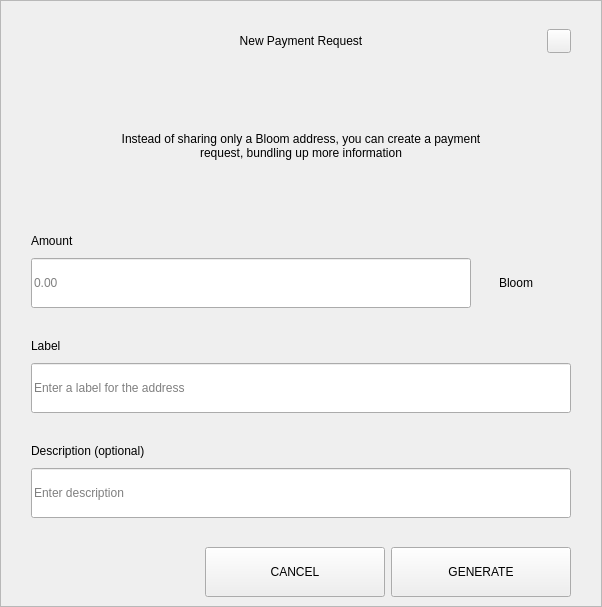
<?xml version="1.0" encoding="UTF-8"?>
<ui version="4.0">
 <class>RequestDialog</class>
 <widget class="QDialog" name="RequestDialog">
  <property name="geometry">
   <rect>
    <x>0</x>
    <y>0</y>
    <width>602</width>
    <height>607</height>
   </rect>
  </property>
  <property name="windowTitle">
   <string>Dialog</string>
  </property>
  <layout class="QVBoxLayout" name="verticalLayout_5">
   <property name="spacing">
    <number>0</number>
   </property>
   <property name="leftMargin">
    <number>0</number>
   </property>
   <property name="topMargin">
    <number>0</number>
   </property>
   <property name="rightMargin">
    <number>0</number>
   </property>
   <property name="bottomMargin">
    <number>0</number>
   </property>
   <item>
    <widget class="QFrame" name="frame">
     <property name="styleSheet">
      <string notr="true"/>
     </property>
     <property name="frameShape">
      <enum>QFrame::StyledPanel</enum>
     </property>
     <property name="frameShadow">
      <enum>QFrame::Raised</enum>
     </property>
     <layout class="QVBoxLayout" name="verticalLayout_4" stretch="1,0,0">
      <property name="spacing">
       <number>0</number>
      </property>
      <property name="leftMargin">
       <number>30</number>
      </property>
      <property name="topMargin">
       <number>20</number>
      </property>
      <property name="rightMargin">
       <number>30</number>
      </property>
      <property name="bottomMargin">
       <number>0</number>
      </property>
      <item>
       <layout class="QHBoxLayout" name="horizontalLayout_3">
        <property name="spacing">
         <number>0</number>
        </property>
        <item>
         <spacer name="horizontalSpacer_21">
          <property name="orientation">
           <enum>Qt::Horizontal</enum>
          </property>
          <property name="sizeHint" stdset="0">
           <size>
            <width>40</width>
            <height>20</height>
           </size>
          </property>
         </spacer>
        </item>
        <item>
         <widget class="QLabel" name="labelTitle">
          <property name="minimumSize">
           <size>
            <width>0</width>
            <height>40</height>
           </size>
          </property>
          <property name="maximumSize">
           <size>
            <width>16777215</width>
            <height>40</height>
           </size>
          </property>
          <property name="styleSheet">
           <string notr="true">padding-left:24px;</string>
          </property>
          <property name="text">
           <string>New Payment Request</string>
          </property>
          <property name="alignment">
           <set>Qt::AlignCenter</set>
          </property>
          <property name="margin">
           <number>7</number>
          </property>
         </widget>
        </item>
        <item>
         <spacer name="horizontalSpacer">
          <property name="orientation">
           <enum>Qt::Horizontal</enum>
          </property>
          <property name="sizeHint" stdset="0">
           <size>
            <width>40</width>
            <height>20</height>
           </size>
          </property>
         </spacer>
        </item>
        <item>
         <widget class="QPushButton" name="btnEsc">
          <property name="minimumSize">
           <size>
            <width>24</width>
            <height>24</height>
           </size>
          </property>
          <property name="maximumSize">
           <size>
            <width>24</width>
            <height>24</height>
           </size>
          </property>
          <property name="focusPolicy">
           <enum>Qt::NoFocus</enum>
          </property>
          <property name="text">
           <string/>
          </property>
         </widget>
        </item>
       </layout>
      </item>
      <item>
       <widget class="QStackedWidget" name="stack">
        <property name="minimumSize">
         <size>
          <width>540</width>
          <height>0</height>
         </size>
        </property>
        <property name="maximumSize">
         <size>
          <width>540</width>
          <height>16777215</height>
         </size>
        </property>
        <property name="currentIndex">
         <number>0</number>
        </property>
        <widget class="QWidget" name="page_1">
         <property name="minimumSize">
          <size>
           <width>540</width>
           <height>0</height>
          </size>
         </property>
         <property name="maximumSize">
          <size>
           <width>540</width>
           <height>16777215</height>
          </size>
         </property>
         <layout class="QVBoxLayout" name="layout1">
          <property name="spacing">
           <number>0</number>
          </property>
          <property name="leftMargin">
           <number>0</number>
          </property>
          <property name="topMargin">
           <number>0</number>
          </property>
          <property name="rightMargin">
           <number>0</number>
          </property>
          <property name="bottomMargin">
           <number>0</number>
          </property>
          <item>
           <spacer name="verticalSpacer_21">
            <property name="orientation">
             <enum>Qt::Vertical</enum>
            </property>
            <property name="sizeType">
             <enum>QSizePolicy::Fixed</enum>
            </property>
            <property name="sizeHint" stdset="0">
             <size>
              <width>20</width>
              <height>30</height>
             </size>
            </property>
           </spacer>
          </item>
          <item alignment="Qt::AlignHCenter">
           <widget class="QLabel" name="labelMessage">
            <property name="minimumSize">
             <size>
              <width>400</width>
              <height>50</height>
             </size>
            </property>
            <property name="text">
             <string>Instead of sharing only a Bloom address, you can create a payment request, bundling up more information</string>
            </property>
            <property name="alignment">
             <set>Qt::AlignCenter</set>
            </property>
            <property name="wordWrap">
             <bool>true</bool>
            </property>
           </widget>
          </item>
          <item alignment="Qt::AlignBottom">
           <widget class="QWidget" name="containerAmount" native="true">
            <layout class="QVBoxLayout" name="verticalLayout">
             <property name="spacing">
              <number>9</number>
             </property>
             <property name="leftMargin">
              <number>0</number>
             </property>
             <property name="topMargin">
              <number>0</number>
             </property>
             <property name="rightMargin">
              <number>0</number>
             </property>
             <property name="bottomMargin">
              <number>0</number>
             </property>
             <item>
              <widget class="QLabel" name="labelSubtitleAmount">
               <property name="minimumSize">
                <size>
                 <width>350</width>
                 <height>16</height>
                </size>
               </property>
               <property name="maximumSize">
                <size>
                 <width>16777215</width>
                 <height>16</height>
                </size>
               </property>
               <property name="text">
                <string>Amount</string>
               </property>
              </widget>
             </item>
             <item alignment="Qt::AlignTop">
              <widget class="QWidget" name="layoutAmount" native="true">
               <layout class="QHBoxLayout" name="horizontalLayout" stretch="2,0">
                <property name="spacing">
                 <number>0</number>
                </property>
                <property name="leftMargin">
                 <number>0</number>
                </property>
                <property name="topMargin">
                 <number>0</number>
                </property>
                <property name="rightMargin">
                 <number>0</number>
                </property>
                <property name="bottomMargin">
                 <number>0</number>
                </property>
                <item>
                 <widget class="QLineEdit" name="lineEditAmount">
                  <property name="minimumSize">
                   <size>
                    <width>0</width>
                    <height>50</height>
                   </size>
                  </property>
                  <property name="maximumSize">
                   <size>
                    <width>16777215</width>
                    <height>50</height>
                   </size>
                  </property>
                  <property name="placeholderText">
                   <string notr="true">0.00</string>
                  </property>
                 </widget>
                </item>
                <item>
                 <widget class="QWidget" name="comboContainer" native="true">
                  <property name="minimumSize">
                   <size>
                    <width>100</width>
                    <height>50</height>
                   </size>
                  </property>
                  <property name="maximumSize">
                   <size>
                    <width>16777215</width>
                    <height>50</height>
                   </size>
                  </property>
                  <layout class="QHBoxLayout" name="horizontalLayout_31">
                   <property name="spacing">
                    <number>0</number>
                   </property>
                   <property name="leftMargin">
                    <number>0</number>
                   </property>
                   <property name="topMargin">
                    <number>0</number>
                   </property>
                   <property name="rightMargin">
                    <number>10</number>
                   </property>
                   <property name="bottomMargin">
                    <number>0</number>
                   </property>
                   <item>
                    <widget class="QLabel" name="comboBoxCoin">
                     <property name="text">
                      <string>Bloom</string>
                     </property>
                     <property name="alignment">
                      <set>Qt::AlignCenter</set>
                     </property>
                    </widget>
                   </item>
                  </layout>
                 </widget>
                </item>
               </layout>
              </widget>
             </item>
            </layout>
           </widget>
          </item>
          <item>
           <spacer name="verticalSpacer_31">
            <property name="orientation">
             <enum>Qt::Vertical</enum>
            </property>
            <property name="sizeType">
             <enum>QSizePolicy::Fixed</enum>
            </property>
            <property name="sizeHint" stdset="0">
             <size>
              <width>20</width>
              <height>30</height>
             </size>
            </property>
           </spacer>
          </item>
          <item>
           <layout class="QVBoxLayout" name="verticalLayoutLabel">
            <property name="spacing">
             <number>9</number>
            </property>
            <item>
             <widget class="QLabel" name="labelSubtitleLabel">
              <property name="minimumSize">
               <size>
                <width>0</width>
                <height>16</height>
               </size>
              </property>
              <property name="maximumSize">
               <size>
                <width>16777215</width>
                <height>16</height>
               </size>
              </property>
              <property name="text">
               <string>Label</string>
              </property>
             </widget>
            </item>
            <item>
             <widget class="QLineEdit" name="lineEditLabel">
              <property name="minimumSize">
               <size>
                <width>0</width>
                <height>50</height>
               </size>
              </property>
              <property name="maximumSize">
               <size>
                <width>16777215</width>
                <height>50</height>
               </size>
              </property>
              <property name="placeholderText">
               <string>Enter a label for the address</string>
              </property>
             </widget>
            </item>
           </layout>
          </item>
          <item>
           <spacer name="verticalSpacer_34">
            <property name="orientation">
             <enum>Qt::Vertical</enum>
            </property>
            <property name="sizeType">
             <enum>QSizePolicy::Fixed</enum>
            </property>
            <property name="sizeHint" stdset="0">
             <size>
              <width>20</width>
              <height>30</height>
             </size>
            </property>
           </spacer>
          </item>
          <item>
           <layout class="QVBoxLayout" name="verticalLayoutDescription">
            <property name="spacing">
             <number>9</number>
            </property>
            <item>
             <widget class="QLabel" name="labelSubtitleDescription">
              <property name="minimumSize">
               <size>
                <width>0</width>
                <height>16</height>
               </size>
              </property>
              <property name="maximumSize">
               <size>
                <width>16777215</width>
                <height>16</height>
               </size>
              </property>
              <property name="text">
               <string>Description (optional)</string>
              </property>
             </widget>
            </item>
            <item>
             <widget class="QLineEdit" name="lineEditDescription">
              <property name="minimumSize">
               <size>
                <width>0</width>
                <height>50</height>
               </size>
              </property>
              <property name="maximumSize">
               <size>
                <width>16777215</width>
                <height>50</height>
               </size>
              </property>
              <property name="placeholderText">
               <string>Enter description</string>
              </property>
             </widget>
            </item>
            <item>
             <spacer name="verticalSpacer_4">
              <property name="orientation">
               <enum>Qt::Vertical</enum>
              </property>
              <property name="sizeType">
               <enum>QSizePolicy::Fixed</enum>
              </property>
              <property name="sizeHint" stdset="0">
               <size>
                <width>20</width>
                <height>20</height>
               </size>
              </property>
             </spacer>
            </item>
           </layout>
          </item>
         </layout>
        </widget>
        <widget class="QWidget" name="page_2">
         <layout class="QVBoxLayout" name="layout2">
          <item>
           <spacer name="verticalSpacer_5">
            <property name="orientation">
             <enum>Qt::Vertical</enum>
            </property>
            <property name="sizeType">
             <enum>QSizePolicy::Fixed</enum>
            </property>
            <property name="sizeHint" stdset="0">
             <size>
              <width>20</width>
              <height>50</height>
             </size>
            </property>
           </spacer>
          </item>
          <item alignment="Qt::AlignHCenter">
           <widget class="QLabel" name="labelQrImg">
            <property name="minimumSize">
             <size>
              <width>260</width>
              <height>260</height>
             </size>
            </property>
            <property name="maximumSize">
             <size>
              <width>260</width>
              <height>260</height>
             </size>
            </property>
            <property name="text">
             <string/>
            </property>
            <property name="alignment">
             <set>Qt::AlignCenter</set>
            </property>
           </widget>
          </item>
          <item>
           <spacer name="verticalSpacer_2">
            <property name="orientation">
             <enum>Qt::Vertical</enum>
            </property>
            <property name="sizeType">
             <enum>QSizePolicy::Fixed</enum>
            </property>
            <property name="sizeHint" stdset="0">
             <size>
              <width>20</width>
              <height>30</height>
             </size>
            </property>
           </spacer>
          </item>
          <item alignment="Qt::AlignHCenter">
           <widget class="QLabel" name="labelAddress">
            <property name="text">
             <string>D7VFR83SQbiezrW72hjcWJtcfip5krte2Z </string>
            </property>
           </widget>
          </item>
          <item>
           <spacer name="verticalSpacer_32">
            <property name="orientation">
             <enum>Qt::Vertical</enum>
            </property>
            <property name="sizeType">
             <enum>QSizePolicy::Expanding</enum>
            </property>
            <property name="sizeHint" stdset="0">
             <size>
              <width>20</width>
              <height>20</height>
             </size>
            </property>
           </spacer>
          </item>
          <item>
           <layout class="QHBoxLayout" name="horizontal">
            <property name="leftMargin">
             <number>20</number>
            </property>
            <property name="rightMargin">
             <number>20</number>
            </property>
            <property name="bottomMargin">
             <number>20</number>
            </property>
            <item>
             <spacer name="horizontalSpacer_4">
              <property name="orientation">
               <enum>Qt::Horizontal</enum>
              </property>
              <property name="sizeHint" stdset="0">
               <size>
                <width>40</width>
                <height>20</height>
               </size>
              </property>
             </spacer>
            </item>
            <item>
             <widget class="QPushButton" name="btnCopyAddress">
              <property name="minimumSize">
               <size>
                <width>180</width>
                <height>50</height>
               </size>
              </property>
              <property name="text">
               <string>COPY ADDRESS</string>
              </property>
             </widget>
            </item>
            <item>
             <widget class="QPushButton" name="btnCopyUrl">
              <property name="minimumSize">
               <size>
                <width>180</width>
                <height>50</height>
               </size>
              </property>
              <property name="text">
               <string>COPY URL</string>
              </property>
             </widget>
            </item>
            <item>
             <spacer name="horizontalSpacer_2">
              <property name="orientation">
               <enum>Qt::Horizontal</enum>
              </property>
              <property name="sizeHint" stdset="0">
               <size>
                <width>40</width>
                <height>20</height>
               </size>
              </property>
             </spacer>
            </item>
           </layout>
          </item>
         </layout>
        </widget>
       </widget>
      </item>
      <item>
       <widget class="QWidget" name="buttonsStack" native="true">
        <layout class="QHBoxLayout" name="horizontalLayout_5">
         <property name="leftMargin">
          <number>20</number>
         </property>
         <property name="rightMargin">
          <number>0</number>
         </property>
         <item>
          <spacer name="horizontalSpacer_41">
           <property name="orientation">
            <enum>Qt::Horizontal</enum>
           </property>
           <property name="sizeHint" stdset="0">
            <size>
             <width>40</width>
             <height>20</height>
            </size>
           </property>
          </spacer>
         </item>
         <item>
          <widget class="QPushButton" name="btnCancel">
           <property name="minimumSize">
            <size>
             <width>180</width>
             <height>50</height>
            </size>
           </property>
           <property name="focusPolicy">
            <enum>Qt::NoFocus</enum>
           </property>
           <property name="text">
            <string>CANCEL</string>
           </property>
          </widget>
         </item>
         <item>
          <widget class="QPushButton" name="btnSave">
           <property name="minimumSize">
            <size>
             <width>180</width>
             <height>50</height>
            </size>
           </property>
           <property name="focusPolicy">
            <enum>Qt::NoFocus</enum>
           </property>
           <property name="text">
            <string>GENERATE</string>
           </property>
          </widget>
         </item>
        </layout>
       </widget>
      </item>
     </layout>
    </widget>
   </item>
  </layout>
 </widget>
 <resources/>
 <connections/>
</ui>
